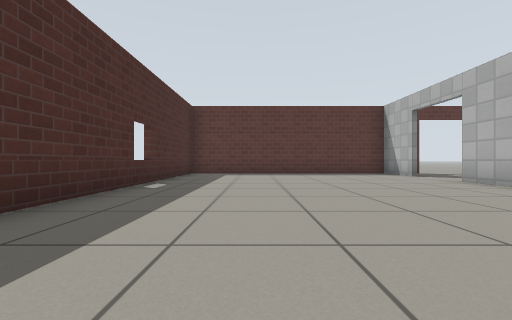
view 1 (above)

16 first-person views from a walk through a world built for the Gazebo simulator. The camera is 0.5 m above the floor, looks level and sees 90° across. The floor is counted in squares, 1 m on a side. Each view is taken from the middle of a square. On the plan, view 1 faces up. The plan holds only what a view shows up to about 9 squares ahead; the rest is blank. Simple patterns stand in for the simulator's built-in surfaces.

view 2
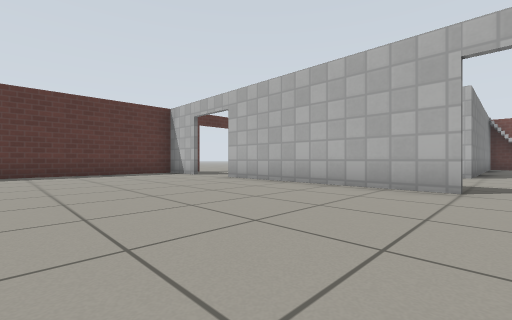

view 3
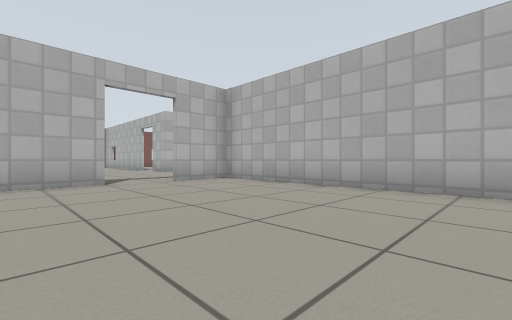

view 4
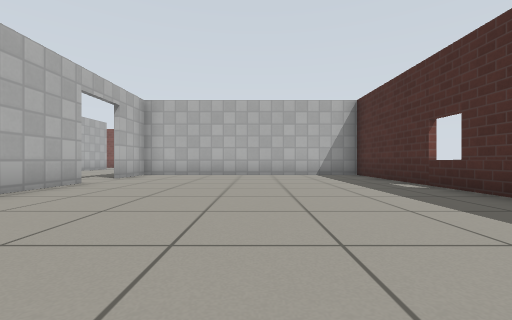

view 5
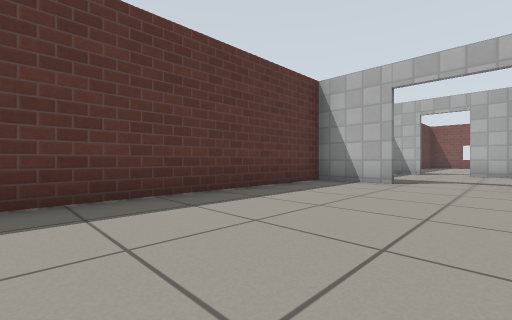

view 6
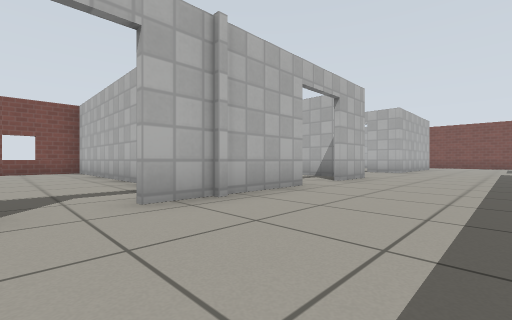

view 7
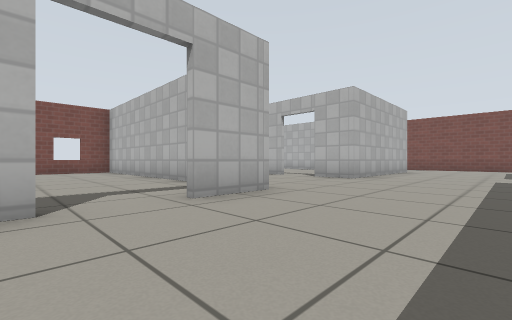

view 8
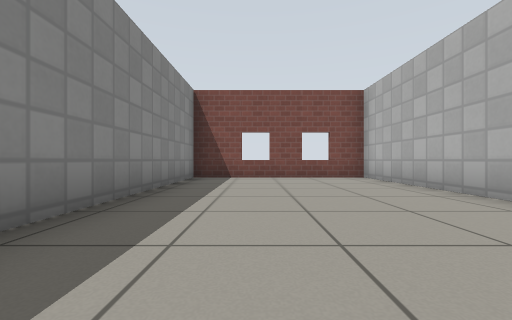

view 9
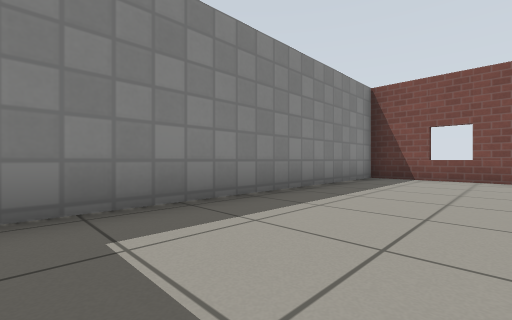

view 10
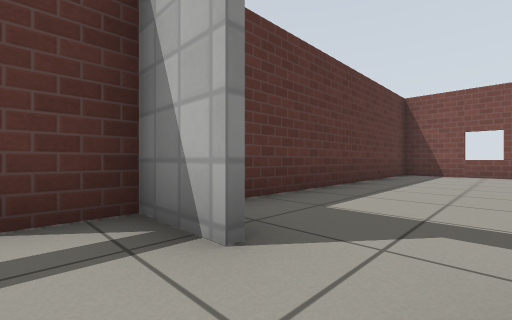

view 11
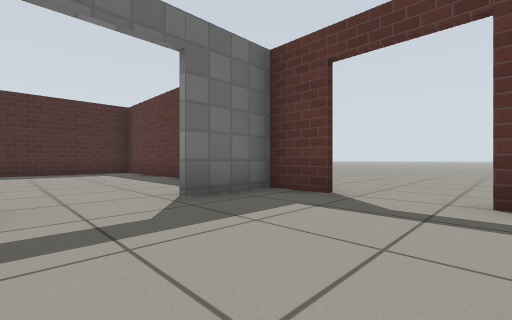

view 12
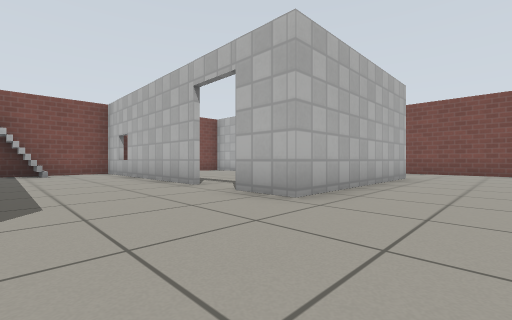

view 13
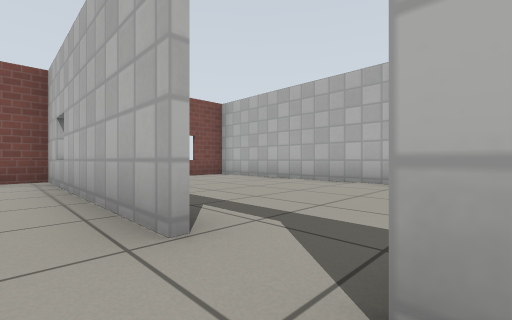

view 14
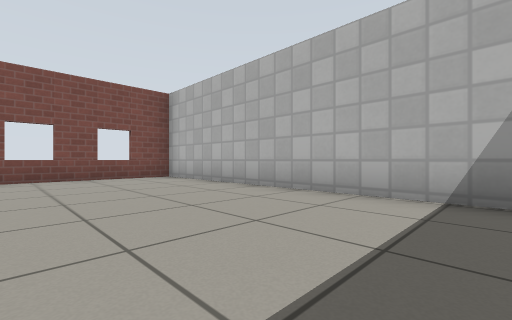

view 15
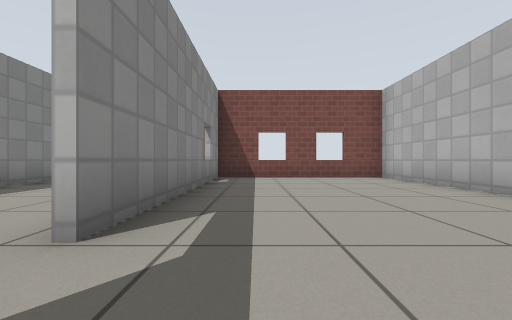

view 16
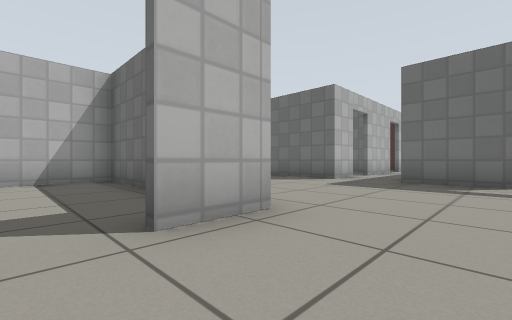

### Floor plan
Points are (right, up) in squares from view 1. A wall is a line through its corners. A room is listed if a view was taken in it or the views show most of it. See-through windows are left out.
Room 1 (views 1, 2, 3, 4, 5)
walls: (4.7, 0.5) (4.7, 6); (4.7, 7.7) (4.7, 9.5) (-1.2, 9.5); (-1.5, -2.5) (4.7, -2.5) (4.7, -1); (-2.4, 9) (-2.4, -2.4)
ways out: open door at (5, -0.5) to room 2; open door at (5, 6.5) to room 2
Room 2 (views 6, 7, 10, 11, 12, 13, 16)
walls: (11.5, -2.8) (17.2, -2.8); (12, 0.8) (8.9, 0.8) (8.9, 2.2); (16, 0.8) (14.8, 0.8); (8.9, 3.7) (8.9, 7); (8.9, -7.8) (8.9, -2.8) (10.2, -2.8); (4.9, -1) (4.9, -2.8); (17.3, -2.9) (17.3, -1.4); (4.9, -4.3) (4.9, -6.6); (7, -10.5) (9.2, -10.5); (8.9, 8.1) (8.9, 9.5) (7.9, 9.5); (6.1, 9.5) (4.9, 9.5) (4.9, 7.7)
ways out: open door at (5, -0.5) to room 1; open door at (5, 6.5) to room 1; open door at (9, 3) to room 3; open door at (11, -3) to room 4; open door at (9, 7.5) to room 5; open door at (6.5, 9.5)
objects: stairs (17, -1) to (17, 0)
Room 3 (views 8, 9)
walls: (9.8, 0.9) (17.3, 0.9) (17.3, 6.1); (17.3, 5.8) (10, 5.8)
ways out: open door at (9, 3) to room 2
Room 4 (views 14, 15)
walls: (9.2, -5.5) (9.2, -7.6) (17.3, -7.6) (17.3, -2.9); (17.2, -2.9) (11.5, -2.9)
ways out: open door at (11, -3) to room 2
Room 5 (no view inside)
walls: (11.6, 5.9) (16.6, 5.9); (17.3, 6.1) (17.3, 9.5) (10.3, 9.5)
ways out: open door at (9, 7.5) to room 2

Where each view was taken, in squares from view 1:
view 1: 0 up, 0 right, facing up
view 2: 0 up, 0 right, facing up-right
view 3: 2 up, 1 left, facing down-right
view 4: 6 up, 1 right, facing down
view 5: 6 up, 1 left, facing up-right
view 6: 8 up, 6 right, facing down-right
view 7: 4 up, 6 right, facing down-right
view 8: 4 up, 10 right, facing right
view 9: 3 up, 10 right, facing up-right
view 10: 7 up, 8 right, facing up-right
view 11: 6 up, 8 right, facing up-left
view 12: 0 up, 7 right, facing down-right
view 13: 2 down, 10 right, facing down-right
view 14: 4 down, 10 right, facing down-right
view 15: 4 down, 10 right, facing right
view 16: 1 down, 11 right, facing down-left
